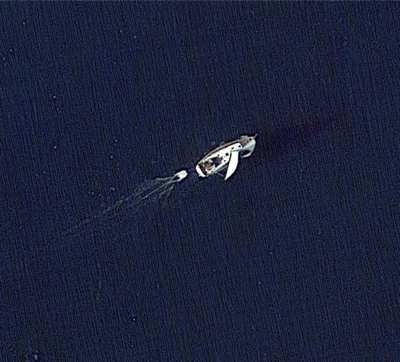
#> input picture images/boat1.png, 400 x 362 px, given in place of boat0.png, which was not available
$ python main.py
#> lines starting #> are read from the running program, lines starting #| are printed output that depends on the picture
from PIL import Image
import cv2
from bs4 import BeautifulSoup

X_MIN = 0
Y_MIN = 1
X_MAX = 2
Y_MAX = 3

def get_bounding_box_coords(image_index):
    doc_name = "annotations/boat" + str(image_index) + ".xml"
    with open(doc_name, 'r') as f:
        content = f.readlines()
        # Combine the lines in the list into a string
        content = "".join(content)
        bs_content = BeautifulSoup(content, 'html.parser')
    # Finding all instances of tag
    b_bndbox = bs_content.find_all('bndbox')
    bounding_boxes=[]
    for box in b_bndbox:
        bounding_boxes.append([int(box.contents[1].contents[0]),
                                            int(box.contents[3].contents[0]),
                                            int(box.contents[5].contents[0]),
                                            int(box.contents[7].contents[0])])
    return bounding_boxes


for image_index in range(0,693): #693
    im_pth = "images/boat"+ str(image_index) +".png"

    try:
        im = Image.open(im_pth)
#> im is the input picture: PIL image 400x362 RGBA; mean R, G, B, A 27.5, 33, 57.9, 254.9
    except:
        print("File not found, skipped")

    old_size = im.size  # old_size[0] is in (width, height) format
#> old_size = (400, 362)
    desired_size = max(im.size)
#> desired_size = 400
    ratio = float(desired_size)/max(old_size)
#> ratio = 1
    new_size = tuple([int(x*ratio) for x in old_size])
#> new_size = (400, 362)

    # create a new image and paste the image on it
    new_im = Image.new("RGB", (desired_size, desired_size))
#> new_im: PIL image 400x400 RGB; every value is 0
    new_im.paste(im, (0,0)) # paste image at (0,0) to keep bounding box location
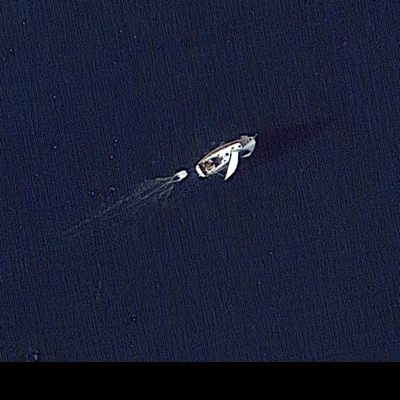
#> new_im: PIL image 400x400 RGB; mean R, G, B 24.9, 29.9, 52.4
#> pass 3 of the loop `for image_index in range(0,693):`:
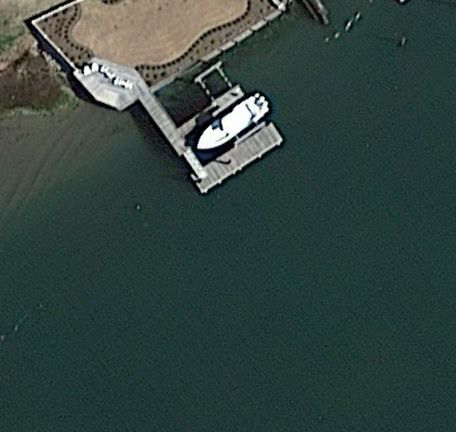
#> input picture images/boat102.png, 456 x 432 px, given in place of boat2.png, which was not available
#> im is the input picture: PIL image 456x432 RGB; mean R, G, B 50.1, 68.6, 63.8
#> `new_im.paste(im, (0,0))`:
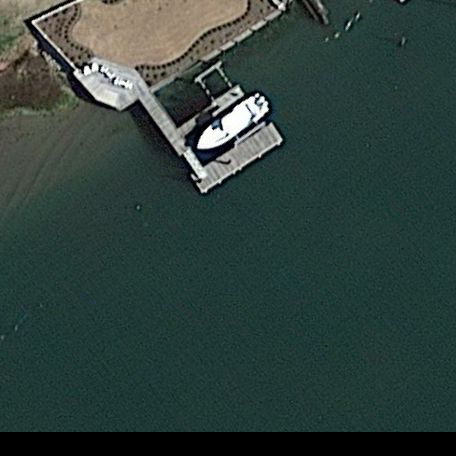
#> new_im: PIL image 456x456 RGB; mean R, G, B 47.4, 65, 60.4
    path = "images_squared/boat"+ str(image_index) +".png"
#> (the run stopped early here; a loop or call above may not have finished)
